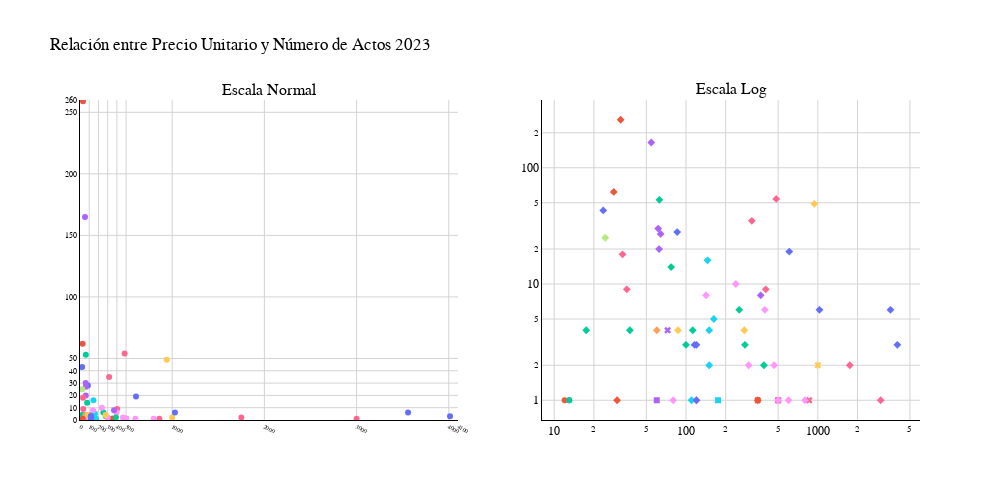

The cell this chart's notebook holds for it:
### Code cell
#CORRELACION PRECIO UNITARIO DE CADA TRATAMIENTO Y NUMERO DE ACTOS REALIZADOS

### Figure 1 — Plotly figure (JSON) as saved in the notebook; plotly's stock layout.template omitted (floating-point values rounded to 4 significant figures)
{"data": [{"customdata": [["DIAGNOSTICOS", "  DKV", 13, 1], ["DIAGNOSTICOS", "PRIVADA", 1013, 43], ["DIAGNOSTICOS", "PRIVADA", 2400, 28]], "hovertemplate": "<b>%{hovertext}</b><br><br>category=%{customdata[0]}<br>Precio Unitario=%{x}<br>Actos Realizados=%{y}<br>tarifa=%{customdata[1]}<br>total=%{customdata[2]}<br>visits=%{customdata[3]}<extra></extra>", "hovertext": ["ORTOPANTOMOGRAFIA", "ORTOPANTOMOGRAFIA", "TAC"], "legendgroup": "DIAGNOSTICOS", "marker": {"color": "#636efa", "symbol": "circle"}, "mode": "markers", "name": "DIAGNOSTICOS", "orientation": "v", "showlegend": true, "type": "scatter", "x": [13.0, 23.56, 85.71], "xaxis": "x", "y": [1, 43, 28], "yaxis": "y"}, {"customdata": [["PROFILAXIS", "  DKV", 12, 1], ["PROFILAXIS", "PRIVADA", 8269, 259], ["PROFILAXIS", "PRIVADA", 1755, 62], ["PROFILAXIS", "DKV", 350, 1], ["PROFILAXIS", "PRIVADA", 350, 1]], "hovertemplate": "<b>%{hovertext}</b><br><br>category=%{customdata[0]}<br>Precio Unitario=%{x}<br>Actos Realizados=%{y}<br>tarifa=%{customdata[1]}<br>total=%{customdata[2]}<br>visits=%{customdata[3]}<extra></extra>", "hovertext": ["Copia de LIMPIEZA", "Copia de LIMPIEZA", "LI1", "LI2", "LI2"], "legendgroup": "PROFILAXIS", "marker": {"color": "#EF553B", "symbol": "circle"}, "mode": "markers", "name": "PROFILAXIS", "orientation": "v", "showlegend": true, "type": "scatter", "x": [12.0, 31.93, 28.31, 350.0, 350.0], "xaxis": "x", "y": [1, 259, 62, 1, 1], "yaxis": "y"}, {"customdata": [["EXTRACCION", "PRIVADA", 70, 4], ["EXTRACCION", "  DKV", 13, 1], ["EXTRACCION", "PRIVADA", 3329, 42], ["EXTRACCION", "PRIVADA", 840, 3], ["EXTRACCION", "PRIVADA", 1080, 12], ["EXTRACCION", "PRIVADA", 300, 3], ["EXTRACCION", "PRIVADA", 450, 2], ["EXTRACCION", "PRIVADA", 1520, 4], ["EXTRACCION", "PRIVADA", 150, 2]], "hovertemplate": "<b>%{hovertext}</b><br><br>category=%{customdata[0]}<br>Precio Unitario=%{x}<br>Actos Realizados=%{y}<br>tarifa=%{customdata[1]}<br>total=%{customdata[2]}<br>visits=%{customdata[3]}<extra></extra>", "hovertext": ["EXTR. TEMPORAL", "Copia de EXTRACCION SIMPLE", "Copia de EXTRACCION SIMPLE", "EXTRACCION SIMPLE", "EXTRACCION RESTO RADICULAR", "EXTRACCION COMPLEJA", "EXTRACCION QUIRURGICA", "EXTRACCION QUIRURGICA TERCER MOLAR INCLUIDO", "EXTRACCION DE IMPLANTE"], "legendgroup": "EXTRACCION", "marker": {"color": "#00cc96", "symbol": "circle"}, "mode": "markers", "name": "EXTRACCION", "orientation": "v", "showlegend": true, "type": "scatter", "x": [17.5, 13.0, 62.81, 280.0, 77.14, 100.0, 112.5, 253.3, 37.5], "xaxis": "x", "y": [4, 1, 53, 3, 14, 3, 4, 6, 4], "yaxis": "y"}, {"customdata": [["OBTURACION", "PRIVADA", 8992, 129], ["OBTURACION", "PRIVADA", 1845, 23], ["OBTURACION", "PRIVADA", 1250, 17], ["OBTURACION", "PRIVADA", 1733, 27], ["OBTURACION", "ASISA", 60, 1], ["OBTURACION", "DKV", 290, 4]], "hovertemplate": "<b>%{hovertext}</b><br><br>category=%{customdata[0]}<br>Precio Unitario=%{x}<br>Actos Realizados=%{y}<br>tarifa=%{customdata[1]}<br>total=%{customdata[2]}<br>visits=%{customdata[3]}<extra></extra>", "hovertext": ["OBTURACION", "OBTURACION SIMPLE", "RECONSTRUCCION", "RECONSTRUCCION COMPOSITE", "RECONSTRUCCION COMPOSITE", "RECONSTRUCCION COMPOSITE"], "legendgroup": "OBTURACION", "marker": {"color": "#ab63fa", "symbol": "circle"}, "mode": "markers", "name": "OBTURACION", "orientation": "v", "showlegend": true, "type": "scatter", "x": [54.5, 61.5, 62.5, 64.19, 60.0, 72.5], "xaxis": "x", "y": [165, 30, 20, 27, 1, 4], "yaxis": "y"}, {"customdata": [["CIRUGIA PERIODONTAL", "PRIVADA", 240, 2]], "hovertemplate": "<b>%{hovertext}</b><br><br>category=%{customdata[0]}<br>Precio Unitario=%{x}<br>Actos Realizados=%{y}<br>tarifa=%{customdata[1]}<br>total=%{customdata[2]}<br>visits=%{customdata[3]}<extra></extra>", "hovertext": ["CURETAJE GINGIVAL POR CUADRANT"], "legendgroup": "CIRUGIA PERIODONTAL", "marker": {"color": "#FFA15A", "symbol": "circle"}, "mode": "markers", "name": "CIRUGIA PERIODONTAL", "orientation": "v", "showlegend": true, "type": "scatter", "x": [60.0], "xaxis": "x", "y": [4], "yaxis": "y"}, {"customdata": [["ENDODONCIAS", "PRIVADA", 2330, 16], ["ENDODONCIAS", "PRIVADA", 300, 1], ["ENDODONCIAS", "PRIVADA", 600, 4], ["ENDODONCIAS", "PRIVADA", 813, 5], ["ENDODONCIAS", "PRIVADA", 110, 1], ["ENDODONCIAS", "ASISA", 175, 1]], "hovertemplate": "<b>%{hovertext}</b><br><br>category=%{customdata[0]}<br>Precio Unitario=%{x}<br>Actos Realizados=%{y}<br>tarifa=%{customdata[1]}<br>total=%{customdata[2]}<br>visits=%{customdata[3]}<extra></extra>", "hovertext": ["Copia de ENDODONCIA ANTERIOR", "ENDODONCIA DE 1 CANAL", "ENDODONCIA DE 2 CANALES", "ENDODONCIA DE 3 CANALES", "ENDODONCIA DE 3 MOLAR", "ENDODONCIA DE 4 0 MAS CANALES"], "legendgroup": "ENDODONCIAS", "marker": {"color": "#19d3f3", "symbol": "circle"}, "mode": "markers", "name": "ENDODONCIAS", "orientation": "v", "showlegend": true, "type": "scatter", "x": [145.6, 150.0, 150.0, 162.6, 110.0, 175.0], "xaxis": "x", "y": [16, 2, 4, 5, 1, 1], "yaxis": "y"}, {"customdata": [["CORONA", "PRIVADA", 11056, 26], ["CORONA", "PRIVADA", 594, 13], ["CORONA", "PRIVADA", 26131, 29], ["CORONA", "PRIVADA", 3625, 5], ["CORONA", "PRIVADA", 320, 5], ["CORONA", "PRIVADA", 3500, 2], ["CORONA", "PRIVADA", 3000, 1], ["CORONA", "ASISA", 500, 1], ["CORONA", "DKV", 500, 1], ["CORONA", "DKV", 860, 1]], "hovertemplate": "<b>%{hovertext}</b><br><br>category=%{customdata[0]}<br>Precio Unitario=%{x}<br>Actos Realizados=%{y}<br>tarifa=%{customdata[1]}<br>total=%{customdata[2]}<br>visits=%{customdata[3]}<extra></extra>", "hovertext": ["CORONA METAL CERAMICA", "CORONA RESINA(LABORATORIO)", "CORONA IMPLANTE", "CORONA IMPLANTE ZIRCONIO", "RECEMENTADO DE CORONA", "PROTESIS COMPLETA CERAMICA", "PROTESIS HIBRIDA RESINA", "CORONA IMPLANTE", "CORONA IMPLANTE", "CORONA TOTAL METAL NOBLE"], "legendgroup": "CORONA", "marker": {"color": "#FF6692", "symbol": "circle"}, "mode": "markers", "name": "CORONA", "orientation": "v", "showlegend": true, "type": "scatter", "x": [315.9, 33.0, 483.9, 402.8, 35.56, 1750.0, 3000.0, 500.0, 500.0, 860.0], "xaxis": "x", "y": [35, 18, 54, 9, 9, 2, 1, 1, 1, 1], "yaxis": "y"}, {"customdata": [["PUENTES", "PRIVADA", 610, 11]], "hovertemplate": "<b>%{hovertext}</b><br><br>category=%{customdata[0]}<br>Precio Unitario=%{x}<br>Actos Realizados=%{y}<br>tarifa=%{customdata[1]}<br>total=%{customdata[2]}<br>visits=%{customdata[3]}<extra></extra>", "hovertext": ["RECEMENTADO DE PUENTE"], "legendgroup": "PUENTES", "marker": {"color": "#B6E880", "symbol": "circle"}, "mode": "markers", "name": "PUENTES", "orientation": "v", "showlegend": true, "type": "scatter", "x": [24.4], "xaxis": "x", "y": [25], "yaxis": "y"}, {"customdata": [["PROTESIS REMOVIBLE", "PRIVADA", 932, 2], ["PROTESIS REMOVIBLE", "PRIVADA", 2385, 10], ["PROTESIS REMOVIBLE", "PRIVADA", 500, 1], ["PROTESIS REMOVIBLE", "PRIVADA", 120, 1], ["PROTESIS REMOVIBLE", "PRIVADA", 800, 1], ["PROTESIS REMOVIBLE", "PRIVADA", 80, 1], ["PROTESIS REMOVIBLE", "PRIVADA", 600, 1], ["PROTESIS REMOVIBLE", "PRIVADA", 2380, 6], ["PROTESIS REMOVIBLE", "PRIVADA", 598, 2], ["PROTESIS REMOVIBLE", "PRIVADA", 1135, 8]], "hovertemplate": "<b>%{hovertext}</b><br><br>category=%{customdata[0]}<br>Precio Unitario=%{x}<br>Actos Realizados=%{y}<br>tarifa=%{customdata[1]}<br>total=%{customdata[2]}<br>visits=%{customdata[3]}<extra></extra>", "hovertext": ["PROTESIS MAXILOFACIAL", "FERULA DESCARGA", "DENT. COMPLETA INFERIOR", "AJUST. DENT. COMPLETA SUPERIOR", "DENT. COMPLETA SUPERIOR", "REPARACION BASE DENT. COMPLETA", "Copia de PARCIAL INFERIOR", "Copia de PARCIAL SUPERIOR", "PARCIAL SUPERIOR", "COMPOSTURA DIENTE"], "legendgroup": "PROTESIS REMOVIBLE", "marker": {"color": "#FF97FF", "symbol": "circle"}, "mode": "markers", "name": "PROTESIS REMOVIBLE", "orientation": "v", "showlegend": true, "type": "scatter", "x": [466.0, 238.5, 500.0, 120.0, 800.0, 80.0, 600.0, 396.7, 299.0, 141.9], "xaxis": "x", "y": [2, 10, 1, 1, 1, 1, 1, 6, 2, 8], "yaxis": "y"}, {"customdata": [["IMPLANTES", "PRIVADA", 1108, 4], ["IMPLANTES", "PRIVADA", 348, 4], ["IMPLANTES", "PRIVADA", 46120, 35], ["IMPLANTES", "DKV", 2000, 2]], "hovertemplate": "<b>%{hovertext}</b><br><br>category=%{customdata[0]}<br>Precio Unitario=%{x}<br>Actos Realizados=%{y}<br>tarifa=%{customdata[1]}<br>total=%{customdata[2]}<br>visits=%{customdata[3]}<extra></extra>", "hovertext": ["ADITAMENTOS PROTESICOS", "SUPRA O MESOESTRUCTURA", "IMPLANTE", "IMPLANTE"], "legendgroup": "IMPLANTES", "marker": {"color": "#FECB52", "symbol": "circle"}, "mode": "markers", "name": "IMPLANTES", "orientation": "v", "showlegend": true, "type": "scatter", "x": [277.0, 87.0, 941.2, 1000.0], "xaxis": "x", "y": [4, 4, 49, 2], "yaxis": "y"}, {"customdata": [["ORTODONCIAS", "PRIVADA", 6179, 6], ["ORTODONCIAS", "PRIVADA", 11543, 19], ["ORTODONCIAS", "PRIVADA", 12040, 3], ["ORTODONCIAS", "PRIVADA", 21350, 6], ["ORTODONCIAS", "PRIVADA", 120, 1], ["ORTODONCIAS", "PRIVADA", 348, 3], ["ORTODONCIAS", "PRIVADA", 360, 3]], "hovertemplate": "<b>%{hovertext}</b><br><br>category=%{customdata[0]}<br>Precio Unitario=%{x}<br>Actos Realizados=%{y}<br>tarifa=%{customdata[1]}<br>total=%{customdata[2]}<br>visits=%{customdata[3]}<extra></extra>", "hovertext": ["1 visitas ortodoncia", "BRACKETS METALICOS", "BRACKETS ESTETICOS", "INVISALIGN", "RELAIN. DENT. PARCIAL SUPERIOR", "RETENEDOR LINGUAL SUP", "RETENEDOR LINGUAL INF"], "legendgroup": "ORTODONCIAS", "marker": {"color": "#636efa", "symbol": "circle"}, "mode": "markers", "name": "ORTODONCIAS", "orientation": "v", "showlegend": true, "type": "scatter", "x": [1030.0, 607.5, 4013.0, 3558.0, 120.0, 116.0, 120.0], "xaxis": "x", "y": [6, 19, 3, 6, 1, 3, 3], "yaxis": "y"}, {"customdata": [["FRENECTOMIA", "PRIVADA", 30, 1]], "hovertemplate": "<b>%{hovertext}</b><br><br>category=%{customdata[0]}<br>Precio Unitario=%{x}<br>Actos Realizados=%{y}<br>tarifa=%{customdata[1]}<br>total=%{customdata[2]}<br>visits=%{customdata[3]}<extra></extra>", "hovertext": ["FRENECTOMIA INFANTIL"], "legendgroup": "FRENECTOMIA", "marker": {"color": "#EF553B", "symbol": "circle"}, "mode": "markers", "name": "FRENECTOMIA", "orientation": "v", "showlegend": true, "type": "scatter", "x": [30.0], "xaxis": "x", "y": [1], "yaxis": "y"}, {"customdata": [["CIRUGIA MAXILOFACIAL", "PRIVADA", 780, 2]], "hovertemplate": "<b>%{hovertext}</b><br><br>category=%{customdata[0]}<br>Precio Unitario=%{x}<br>Actos Realizados=%{y}<br>tarifa=%{customdata[1]}<br>total=%{customdata[2]}<br>visits=%{customdata[3]}<extra></extra>", "hovertext": ["INJERTO OSEO"], "legendgroup": "CIRUGIA MAXILOFACIAL", "marker": {"color": "#00cc96", "symbol": "circle"}, "mode": "markers", "name": "CIRUGIA MAXILOFACIAL", "orientation": "v", "showlegend": true, "type": "scatter", "x": [390.0], "xaxis": "x", "y": [2], "yaxis": "y"}, {"customdata": [["BLANQUEAMIENTO", "PRIVADA", 2950, 8]], "hovertemplate": "<b>%{hovertext}</b><br><br>category=%{customdata[0]}<br>Precio Unitario=%{x}<br>Actos Realizados=%{y}<br>tarifa=%{customdata[1]}<br>total=%{customdata[2]}<br>visits=%{customdata[3]}<extra></extra>", "hovertext": ["BLANQUEAMIENTO PHILIPS ZOOM"], "legendgroup": "BLANQUEAMIENTO", "marker": {"color": "#ab63fa", "symbol": "circle"}, "mode": "markers", "name": "BLANQUEAMIENTO", "orientation": "v", "showlegend": true, "type": "scatter", "x": [368.8], "xaxis": "x", "y": [8], "yaxis": "y"}, {"customdata": [["DIAGNOSTICOS", "  DKV", 13, 1]], "hovertemplate": "<b>%{hovertext}</b><br><br>category=%{customdata[0]}<br>tarifa=%{customdata[1]}<br>Precio Unitario=%{x}<br>Actos Realizados=%{y}<br>total=%{customdata[2]}<br>visits=%{customdata[3]}<extra></extra>", "hovertext": ["ORTOPANTOMOGRAFIA"], "legendgroup": "DIAGNOSTICOS,   DKV", "marker": {"color": "#636efa", "symbol": "circle"}, "mode": "markers", "name": "DIAGNOSTICOS,   DKV", "orientation": "v", "showlegend": true, "type": "scatter", "x": [13.0], "xaxis": "x2", "y": [1], "yaxis": "y2"}, {"customdata": [["DIAGNOSTICOS", "PRIVADA", 1013, 43], ["DIAGNOSTICOS", "PRIVADA", 2400, 28]], "hovertemplate": "<b>%{hovertext}</b><br><br>category=%{customdata[0]}<br>tarifa=%{customdata[1]}<br>Precio Unitario=%{x}<br>Actos Realizados=%{y}<br>total=%{customdata[2]}<br>visits=%{customdata[3]}<extra></extra>", "hovertext": ["ORTOPANTOMOGRAFIA", "TAC"], "legendgroup": "DIAGNOSTICOS, PRIVADA", "marker": {"color": "#636efa", "symbol": "diamond"}, "mode": "markers", "name": "DIAGNOSTICOS, PRIVADA", "orientation": "v", "showlegend": true, "type": "scatter", "x": [23.56, 85.71], "xaxis": "x2", "y": [43, 28], "yaxis": "y2"}, {"customdata": [["PROFILAXIS", "  DKV", 12, 1]], "hovertemplate": "<b>%{hovertext}</b><br><br>category=%{customdata[0]}<br>tarifa=%{customdata[1]}<br>Precio Unitario=%{x}<br>Actos Realizados=%{y}<br>total=%{customdata[2]}<br>visits=%{customdata[3]}<extra></extra>", "hovertext": ["Copia de LIMPIEZA"], "legendgroup": "PROFILAXIS,   DKV", "marker": {"color": "#EF553B", "symbol": "circle"}, "mode": "markers", "name": "PROFILAXIS,   DKV", "orientation": "v", "showlegend": true, "type": "scatter", "x": [12.0], "xaxis": "x2", "y": [1], "yaxis": "y2"}, {"customdata": [["PROFILAXIS", "PRIVADA", 8269, 259], ["PROFILAXIS", "PRIVADA", 1755, 62], ["PROFILAXIS", "PRIVADA", 350, 1]], "hovertemplate": "<b>%{hovertext}</b><br><br>category=%{customdata[0]}<br>tarifa=%{customdata[1]}<br>Precio Unitario=%{x}<br>Actos Realizados=%{y}<br>total=%{customdata[2]}<br>visits=%{customdata[3]}<extra></extra>", "hovertext": ["Copia de LIMPIEZA", "LI1", "LI2"], "legendgroup": "PROFILAXIS, PRIVADA", "marker": {"color": "#EF553B", "symbol": "diamond"}, "mode": "markers", "name": "PROFILAXIS, PRIVADA", "orientation": "v", "showlegend": true, "type": "scatter", "x": [31.93, 28.31, 350.0], "xaxis": "x2", "y": [259, 62, 1], "yaxis": "y2"}, {"customdata": [["PROFILAXIS", "DKV", 350, 1]], "hovertemplate": "<b>%{hovertext}</b><br><br>category=%{customdata[0]}<br>tarifa=%{customdata[1]}<br>Precio Unitario=%{x}<br>Actos Realizados=%{y}<br>total=%{customdata[2]}<br>visits=%{customdata[3]}<extra></extra>", "hovertext": ["LI2"], "legendgroup": "PROFILAXIS, DKV", "marker": {"color": "#EF553B", "symbol": "x"}, "mode": "markers", "name": "PROFILAXIS, DKV", "orientation": "v", "showlegend": true, "type": "scatter", "x": [350.0], "xaxis": "x2", "y": [1], "yaxis": "y2"}, {"customdata": [["EXTRACCION", "  DKV", 13, 1]], "hovertemplate": "<b>%{hovertext}</b><br><br>category=%{customdata[0]}<br>tarifa=%{customdata[1]}<br>Precio Unitario=%{x}<br>Actos Realizados=%{y}<br>total=%{customdata[2]}<br>visits=%{customdata[3]}<extra></extra>", "hovertext": ["Copia de EXTRACCION SIMPLE"], "legendgroup": "EXTRACCION,   DKV", "marker": {"color": "#00cc96", "symbol": "circle"}, "mode": "markers", "name": "EXTRACCION,   DKV", "orientation": "v", "showlegend": true, "type": "scatter", "x": [13.0], "xaxis": "x2", "y": [1], "yaxis": "y2"}, {"customdata": [["EXTRACCION", "PRIVADA", 70, 4], ["EXTRACCION", "PRIVADA", 3329, 42], ["EXTRACCION", "PRIVADA", 840, 3], ["EXTRACCION", "PRIVADA", 1080, 12], ["EXTRACCION", "PRIVADA", 300, 3], ["EXTRACCION", "PRIVADA", 450, 2], ["EXTRACCION", "PRIVADA", 1520, 4], ["EXTRACCION", "PRIVADA", 150, 2]], "hovertemplate": "<b>%{hovertext}</b><br><br>category=%{customdata[0]}<br>tarifa=%{customdata[1]}<br>Precio Unitario=%{x}<br>Actos Realizados=%{y}<br>total=%{customdata[2]}<br>visits=%{customdata[3]}<extra></extra>", "hovertext": ["EXTR. TEMPORAL", "Copia de EXTRACCION SIMPLE", "EXTRACCION SIMPLE", "EXTRACCION RESTO RADICULAR", "EXTRACCION COMPLEJA", "EXTRACCION QUIRURGICA", "EXTRACCION QUIRURGICA TERCER MOLAR INCLUIDO", "EXTRACCION DE IMPLANTE"], "legendgroup": "EXTRACCION, PRIVADA", "marker": {"color": "#00cc96", "symbol": "diamond"}, "mode": "markers", "name": "EXTRACCION, PRIVADA", "orientation": "v", "showlegend": true, "type": "scatter", "x": [17.5, 62.81, 280.0, 77.14, 100.0, 112.5, 253.3, 37.5], "xaxis": "x2", "y": [4, 53, 3, 14, 3, 4, 6, 4], "yaxis": "y2"}, {"customdata": [["OBTURACION", "PRIVADA", 8992, 129], ["OBTURACION", "PRIVADA", 1845, 23], ["OBTURACION", "PRIVADA", 1250, 17], ["OBTURACION", "PRIVADA", 1733, 27]], "hovertemplate": "<b>%{hovertext}</b><br><br>category=%{customdata[0]}<br>tarifa=%{customdata[1]}<br>Precio Unitario=%{x}<br>Actos Realizados=%{y}<br>total=%{customdata[2]}<br>visits=%{customdata[3]}<extra></extra>", "hovertext": ["OBTURACION", "OBTURACION SIMPLE", "RECONSTRUCCION", "RECONSTRUCCION COMPOSITE"], "legendgroup": "OBTURACION, PRIVADA", "marker": {"color": "#ab63fa", "symbol": "diamond"}, "mode": "markers", "name": "OBTURACION, PRIVADA", "orientation": "v", "showlegend": true, "type": "scatter", "x": [54.5, 61.5, 62.5, 64.19], "xaxis": "x2", "y": [165, 30, 20, 27], "yaxis": "y2"}, {"customdata": [["OBTURACION", "ASISA", 60, 1]], "hovertemplate": "<b>%{hovertext}</b><br><br>category=%{customdata[0]}<br>tarifa=%{customdata[1]}<br>Precio Unitario=%{x}<br>Actos Realizados=%{y}<br>total=%{customdata[2]}<br>visits=%{customdata[3]}<extra></extra>", "hovertext": ["RECONSTRUCCION COMPOSITE"], "legendgroup": "OBTURACION, ASISA", "marker": {"color": "#ab63fa", "symbol": "square"}, "mode": "markers", "name": "OBTURACION, ASISA", "orientation": "v", "showlegend": true, "type": "scatter", "x": [60.0], "xaxis": "x2", "y": [1], "yaxis": "y2"}, {"customdata": [["OBTURACION", "DKV", 290, 4]], "hovertemplate": "<b>%{hovertext}</b><br><br>category=%{customdata[0]}<br>tarifa=%{customdata[1]}<br>Precio Unitario=%{x}<br>Actos Realizados=%{y}<br>total=%{customdata[2]}<br>visits=%{customdata[3]}<extra></extra>", "hovertext": ["RECONSTRUCCION COMPOSITE"], "legendgroup": "OBTURACION, DKV", "marker": {"color": "#ab63fa", "symbol": "x"}, "mode": "markers", "name": "OBTURACION, DKV", "orientation": "v", "showlegend": true, "type": "scatter", "x": [72.5], "xaxis": "x2", "y": [4], "yaxis": "y2"}, {"customdata": [["CIRUGIA PERIODONTAL", "PRIVADA", 240, 2]], "hovertemplate": "<b>%{hovertext}</b><br><br>category=%{customdata[0]}<br>tarifa=%{customdata[1]}<br>Precio Unitario=%{x}<br>Actos Realizados=%{y}<br>total=%{customdata[2]}<br>visits=%{customdata[3]}<extra></extra>", "hovertext": ["CURETAJE GINGIVAL POR CUADRANT"], "legendgroup": "CIRUGIA PERIODONTAL, PRIVADA", "marker": {"color": "#FFA15A", "symbol": "diamond"}, "mode": "markers", "name": "CIRUGIA PERIODONTAL, PRIVADA", "orientation": "v", "showlegend": true, "type": "scatter", "x": [60.0], "xaxis": "x2", "y": [4], "yaxis": "y2"}, {"customdata": [["ENDODONCIAS", "PRIVADA", 2330, 16], ["ENDODONCIAS", "PRIVADA", 300, 1], ["ENDODONCIAS", "PRIVADA", 600, 4], ["ENDODONCIAS", "PRIVADA", 813, 5], ["ENDODONCIAS", "PRIVADA", 110, 1]], "hovertemplate": "<b>%{hovertext}</b><br><br>category=%{customdata[0]}<br>tarifa=%{customdata[1]}<br>Precio Unitario=%{x}<br>Actos Realizados=%{y}<br>total=%{customdata[2]}<br>visits=%{customdata[3]}<extra></extra>", "hovertext": ["Copia de ENDODONCIA ANTERIOR", "ENDODONCIA DE 1 CANAL", "ENDODONCIA DE 2 CANALES", "ENDODONCIA DE 3 CANALES", "ENDODONCIA DE 3 MOLAR"], "legendgroup": "ENDODONCIAS, PRIVADA", "marker": {"color": "#19d3f3", "symbol": "diamond"}, "mode": "markers", "name": "ENDODONCIAS, PRIVADA", "orientation": "v", "showlegend": true, "type": "scatter", "x": [145.6, 150.0, 150.0, 162.6, 110.0], "xaxis": "x2", "y": [16, 2, 4, 5, 1], "yaxis": "y2"}, {"customdata": [["ENDODONCIAS", "ASISA", 175, 1]], "hovertemplate": "<b>%{hovertext}</b><br><br>category=%{customdata[0]}<br>tarifa=%{customdata[1]}<br>Precio Unitario=%{x}<br>Actos Realizados=%{y}<br>total=%{customdata[2]}<br>visits=%{customdata[3]}<extra></extra>", "hovertext": ["ENDODONCIA DE 4 0 MAS CANALES"], "legendgroup": "ENDODONCIAS, ASISA", "marker": {"color": "#19d3f3", "symbol": "square"}, "mode": "markers", "name": "ENDODONCIAS, ASISA", "orientation": "v", "showlegend": true, "type": "scatter", "x": [175.0], "xaxis": "x2", "y": [1], "yaxis": "y2"}, {"customdata": [["CORONA", "PRIVADA", 11056, 26], ["CORONA", "PRIVADA", 594, 13], ["CORONA", "PRIVADA", 26131, 29], ["CORONA", "PRIVADA", 3625, 5], ["CORONA", "PRIVADA", 320, 5], ["CORONA", "PRIVADA", 3500, 2], ["CORONA", "PRIVADA", 3000, 1]], "hovertemplate": "<b>%{hovertext}</b><br><br>category=%{customdata[0]}<br>tarifa=%{customdata[1]}<br>Precio Unitario=%{x}<br>Actos Realizados=%{y}<br>total=%{customdata[2]}<br>visits=%{customdata[3]}<extra></extra>", "hovertext": ["CORONA METAL CERAMICA", "CORONA RESINA(LABORATORIO)", "CORONA IMPLANTE", "CORONA IMPLANTE ZIRCONIO", "RECEMENTADO DE CORONA", "PROTESIS COMPLETA CERAMICA", "PROTESIS HIBRIDA RESINA"], "legendgroup": "CORONA, PRIVADA", "marker": {"color": "#FF6692", "symbol": "diamond"}, "mode": "markers", "name": "CORONA, PRIVADA", "orientation": "v", "showlegend": true, "type": "scatter", "x": [315.9, 33.0, 483.9, 402.8, 35.56, 1750.0, 3000.0], "xaxis": "x2", "y": [35, 18, 54, 9, 9, 2, 1], "yaxis": "y2"}, {"customdata": [["CORONA", "ASISA", 500, 1]], "hovertemplate": "<b>%{hovertext}</b><br><br>category=%{customdata[0]}<br>tarifa=%{customdata[1]}<br>Precio Unitario=%{x}<br>Actos Realizados=%{y}<br>total=%{customdata[2]}<br>visits=%{customdata[3]}<extra></extra>", "hovertext": ["CORONA IMPLANTE"], "legendgroup": "CORONA, ASISA", "marker": {"color": "#FF6692", "symbol": "square"}, "mode": "markers", "name": "CORONA, ASISA", "orientation": "v", "showlegend": true, "type": "scatter", "x": [500.0], "xaxis": "x2", "y": [1], "yaxis": "y2"}, {"customdata": [["CORONA", "DKV", 500, 1], ["CORONA", "DKV", 860, 1]], "hovertemplate": "<b>%{hovertext}</b><br><br>category=%{customdata[0]}<br>tarifa=%{customdata[1]}<br>Precio Unitario=%{x}<br>Actos Realizados=%{y}<br>total=%{customdata[2]}<br>visits=%{customdata[3]}<extra></extra>", "hovertext": ["CORONA IMPLANTE", "CORONA TOTAL METAL NOBLE"], "legendgroup": "CORONA, DKV", "marker": {"color": "#FF6692", "symbol": "x"}, "mode": "markers", "name": "CORONA, DKV", "orientation": "v", "showlegend": true, "type": "scatter", "x": [500.0, 860.0], "xaxis": "x2", "y": [1, 1], "yaxis": "y2"}, {"customdata": [["PUENTES", "PRIVADA", 610, 11]], "hovertemplate": "<b>%{hovertext}</b><br><br>category=%{customdata[0]}<br>tarifa=%{customdata[1]}<br>Precio Unitario=%{x}<br>Actos Realizados=%{y}<br>total=%{customdata[2]}<br>visits=%{customdata[3]}<extra></extra>", "hovertext": ["RECEMENTADO DE PUENTE"], "legendgroup": "PUENTES, PRIVADA", "marker": {"color": "#B6E880", "symbol": "diamond"}, "mode": "markers", "name": "PUENTES, PRIVADA", "orientation": "v", "showlegend": true, "type": "scatter", "x": [24.4], "xaxis": "x2", "y": [25], "yaxis": "y2"}, {"customdata": [["PROTESIS REMOVIBLE", "PRIVADA", 932, 2], ["PROTESIS REMOVIBLE", "PRIVADA", 2385, 10], ["PROTESIS REMOVIBLE", "PRIVADA", 500, 1], ["PROTESIS REMOVIBLE", "PRIVADA", 120, 1], ["PROTESIS REMOVIBLE", "PRIVADA", 800, 1], ["PROTESIS REMOVIBLE", "PRIVADA", 80, 1], ["PROTESIS REMOVIBLE", "PRIVADA", 600, 1], ["PROTESIS REMOVIBLE", "PRIVADA", 2380, 6], ["PROTESIS REMOVIBLE", "PRIVADA", 598, 2], ["PROTESIS REMOVIBLE", "PRIVADA", 1135, 8]], "hovertemplate": "<b>%{hovertext}</b><br><br>category=%{customdata[0]}<br>tarifa=%{customdata[1]}<br>Precio Unitario=%{x}<br>Actos Realizados=%{y}<br>total=%{customdata[2]}<br>visits=%{customdata[3]}<extra></extra>", "hovertext": ["PROTESIS MAXILOFACIAL", "FERULA DESCARGA", "DENT. COMPLETA INFERIOR", "AJUST. DENT. COMPLETA SUPERIOR", "DENT. COMPLETA SUPERIOR", "REPARACION BASE DENT. COMPLETA", "Copia de PARCIAL INFERIOR", "Copia de PARCIAL SUPERIOR", "PARCIAL SUPERIOR", "COMPOSTURA DIENTE"], "legendgroup": "PROTESIS REMOVIBLE, PRIVADA", "marker": {"color": "#FF97FF", "symbol": "diamond"}, "mode": "markers", "name": "PROTESIS REMOVIBLE, PRIVADA", "orientation": "v", "showlegend": true, "type": "scatter", "x": [466.0, 238.5, 500.0, 120.0, 800.0, 80.0, 600.0, 396.7, 299.0, 141.9], "xaxis": "x2", "y": [2, 10, 1, 1, 1, 1, 1, 6, 2, 8], "yaxis": "y2"}, {"customdata": [["IMPLANTES", "PRIVADA", 1108, 4], ["IMPLANTES", "PRIVADA", 348, 4], ["IMPLANTES", "PRIVADA", 46120, 35]], "hovertemplate": "<b>%{hovertext}</b><br><br>category=%{customdata[0]}<br>tarifa=%{customdata[1]}<br>Precio Unitario=%{x}<br>Actos Realizados=%{y}<br>total=%{customdata[2]}<br>visits=%{customdata[3]}<extra></extra>", "hovertext": ["ADITAMENTOS PROTESICOS", "SUPRA O MESOESTRUCTURA", "IMPLANTE"], "legendgroup": "IMPLANTES, PRIVADA", "marker": {"color": "#FECB52", "symbol": "diamond"}, "mode": "markers", "name": "IMPLANTES, PRIVADA", "orientation": "v", "showlegend": true, "type": "scatter", "x": [277.0, 87.0, 941.2], "xaxis": "x2", "y": [4, 4, 49], "yaxis": "y2"}, {"customdata": [["IMPLANTES", "DKV", 2000, 2]], "hovertemplate": "<b>%{hovertext}</b><br><br>category=%{customdata[0]}<br>tarifa=%{customdata[1]}<br>Precio Unitario=%{x}<br>Actos Realizados=%{y}<br>total=%{customdata[2]}<br>visits=%{customdata[3]}<extra></extra>", "hovertext": ["IMPLANTE"], "legendgroup": "IMPLANTES, DKV", "marker": {"color": "#FECB52", "symbol": "x"}, "mode": "markers", "name": "IMPLANTES, DKV", "orientation": "v", "showlegend": true, "type": "scatter", "x": [1000.0], "xaxis": "x2", "y": [2], "yaxis": "y2"}, {"customdata": [["ORTODONCIAS", "PRIVADA", 6179, 6], ["ORTODONCIAS", "PRIVADA", 11543, 19], ["ORTODONCIAS", "PRIVADA", 12040, 3], ["ORTODONCIAS", "PRIVADA", 21350, 6], ["ORTODONCIAS", "PRIVADA", 120, 1], ["ORTODONCIAS", "PRIVADA", 348, 3], ["ORTODONCIAS", "PRIVADA", 360, 3]], "hovertemplate": "<b>%{hovertext}</b><br><br>category=%{customdata[0]}<br>tarifa=%{customdata[1]}<br>Precio Unitario=%{x}<br>Actos Realizados=%{y}<br>total=%{customdata[2]}<br>visits=%{customdata[3]}<extra></extra>", "hovertext": ["1 visitas ortodoncia", "BRACKETS METALICOS", "BRACKETS ESTETICOS", "INVISALIGN", "RELAIN. DENT. PARCIAL SUPERIOR", "RETENEDOR LINGUAL SUP", "RETENEDOR LINGUAL INF"], "legendgroup": "ORTODONCIAS, PRIVADA", "marker": {"color": "#636efa", "symbol": "diamond"}, "mode": "markers", "name": "ORTODONCIAS, PRIVADA", "orientation": "v", "showlegend": true, "type": "scatter", "x": [1030.0, 607.5, 4013.0, 3558.0, 120.0, 116.0, 120.0], "xaxis": "x2", "y": [6, 19, 3, 6, 1, 3, 3], "yaxis": "y2"}, {"customdata": [["FRENECTOMIA", "PRIVADA", 30, 1]], "hovertemplate": "<b>%{hovertext}</b><br><br>category=%{customdata[0]}<br>tarifa=%{customdata[1]}<br>Precio Unitario=%{x}<br>Actos Realizados=%{y}<br>total=%{customdata[2]}<br>visits=%{customdata[3]}<extra></extra>", "hovertext": ["FRENECTOMIA INFANTIL"], "legendgroup": "FRENECTOMIA, PRIVADA", "marker": {"color": "#EF553B", "symbol": "diamond"}, "mode": "markers", "name": "FRENECTOMIA, PRIVADA", "orientation": "v", "showlegend": true, "type": "scatter", "x": [30.0], "xaxis": "x2", "y": [1], "yaxis": "y2"}, {"customdata": [["CIRUGIA MAXILOFACIAL", "PRIVADA", 780, 2]], "hovertemplate": "<b>%{hovertext}</b><br><br>category=%{customdata[0]}<br>tarifa=%{customdata[1]}<br>Precio Unitario=%{x}<br>Actos Realizados=%{y}<br>total=%{customdata[2]}<br>visits=%{customdata[3]}<extra></extra>", "hovertext": ["INJERTO OSEO"], "legendgroup": "CIRUGIA MAXILOFACIAL, PRIVADA", "marker": {"color": "#00cc96", "symbol": "diamond"}, "mode": "markers", "name": "CIRUGIA MAXILOFACIAL, PRIVADA", "orientation": "v", "showlegend": true, "type": "scatter", "x": [390.0], "xaxis": "x2", "y": [2], "yaxis": "y2"}, {"customdata": [["BLANQUEAMIENTO", "PRIVADA", 2950, 8]], "hovertemplate": "<b>%{hovertext}</b><br><br>category=%{customdata[0]}<br>tarifa=%{customdata[1]}<br>Precio Unitario=%{x}<br>Actos Realizados=%{y}<br>total=%{customdata[2]}<br>visits=%{customdata[3]}<extra></extra>", "hovertext": ["BLANQUEAMIENTO PHILIPS ZOOM"], "legendgroup": "BLANQUEAMIENTO, PRIVADA", "marker": {"color": "#ab63fa", "symbol": "diamond"}, "mode": "markers", "name": "BLANQUEAMIENTO, PRIVADA", "orientation": "v", "showlegend": true, "type": "scatter", "x": [368.8], "xaxis": "x2", "y": [8], "yaxis": "y2"}], "layout": {"annotations": [{"font": {"size": 16}, "showarrow": false, "text": "Escala Normal", "x": 0.225, "xanchor": "center", "xref": "paper", "y": 1, "yanchor": "bottom", "yref": "paper"}, {"font": {"size": 16}, "showarrow": false, "text": "Escala Log", "x": 0.775, "xanchor": "center", "xref": "paper", "y": 1, "yanchor": "bottom", "yref": "paper"}], "font": {"color": "black", "family": "Oswald"}, "height": 500, "paper_bgcolor": "white", "plot_bgcolor": "white", "showlegend": false, "title": {"font": {"color": "black"}, "text": "Relación entre Precio Unitario y Número de Actos 2023"}, "width": 1000, "xaxis": {"anchor": "y", "domain": [0, 0.45], "gridcolor": "lightgray", "linecolor": "black", "range": [0, 4100], "showgrid": true, "tickfont": {"color": "black", "size": 6}, "ticktext": ["0", "100", "200", "300", "400", "500", "1000", "2000", "3000", "4000", "4100"], "tickvals": [0, 100, 200, 300, 400, 500, 1000, 2000, 3000, 4000, 4100], "title": {"font": {"color": "black"}}, "zerolinecolor": "black"}, "xaxis2": {"anchor": "y2", "domain": [0.55, 1], "gridcolor": "lightgray", "linecolor": "black", "showgrid": true, "tickfont": {"color": "black"}, "title": {"font": {"color": "black"}}, "type": "log", "zerolinecolor": "black"}, "yaxis": {"anchor": "x", "domain": [0, 1], "gridcolor": "lightgray", "linecolor": "black", "range": [0, 260], "showgrid": true, "tickfont": {"color": "black", "size": 8}, "ticktext": ["0", "10", "20", "30", "40", "50", "100", "150", "200", "250", "260"], "tickvals": [0, 10, 20, 30, 40, 50, 100, 150, 200, 250, 260], "title": {"font": {"color": "black"}}, "zerolinecolor": "black"}, "yaxis2": {"anchor": "x2", "domain": [0, 1], "gridcolor": "lightgray", "linecolor": "black", "showgrid": true, "tickfont": {"color": "black"}, "title": {"font": {"color": "black"}}, "type": "log", "zerolinecolor": "black"}}}
